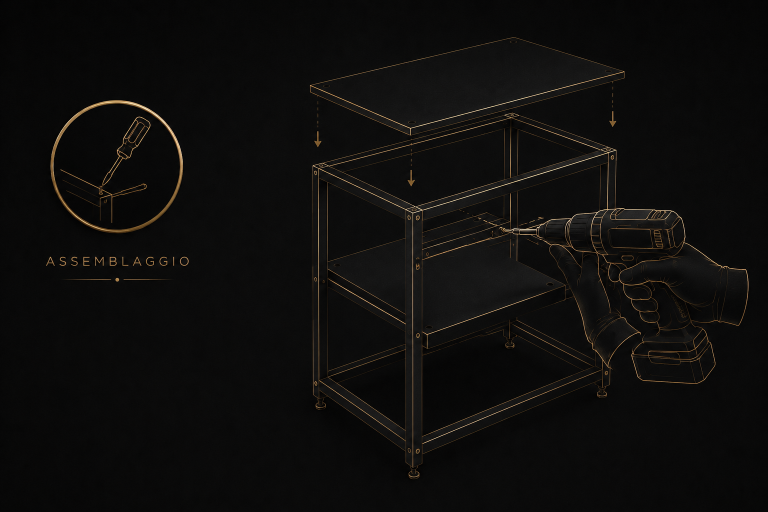
#> input picture assets/images/assemblaggio.png, 1536 x 1024 px (shown at 1/2 size); its folder holds 4 pictures in this run
$ python normalize-samples.py
#> lines starting #> are read from the running program, lines starting #| are printed output that depends on the picture
#!/usr/bin/env python3
"""Uniforma la luce dei 29 campioni di finitura per la GRIGLIA del campionario.
Flat-field: divide per la mappa di illuminazione (blur molto ampio), togliendo il gradiente
e tenendo la grana. Serve alla confrontabilita': in griglia il buyer deve leggere il materiale,
non l'inclinazione della lampada.
ponytail: nel visore di dettaglio si usa l'originale non normalizzato (in images/full/) --
quel riflesso direzionale e' il metallo, non un difetto.
"""
import glob, os, subprocess, tempfile
import numpy as np
from PIL import Image, ImageFilter

OUT = "assets/optimized/images/grid"
GRID_W = 560

def spread(a):
    """scarto di luminosita' fra i 4 quadranti, in % del medio"""
    g = a.mean(axis=2) if a.ndim == 3 else a
    h, w = g.shape
    q = [g[:h//2, :w//2].mean(), g[:h//2, w//2:].mean(), g[h//2:, :w//2].mean(), g[h//2:, w//2:].mean()]
    return (max(q) - min(q)) / g.mean() * 100

def flatfield(im):
    rgb = im.convert("RGB")
    illum = np.asarray(rgb.convert("L").filter(
        ImageFilter.GaussianBlur(max(rgb.size) // 6)), dtype=np.float32)
    k = illum.mean() / np.clip(illum, 1, None)
    out = np.asarray(rgb, dtype=np.float32) * k[:, :, None]
    return Image.fromarray(np.clip(out, 0, 255).astype(np.uint8))

os.makedirs(OUT, exist_ok=True)
files = sorted(f for f in glob.glob("assets/images/*.png") if Image.open(f).mode == "RGBA")
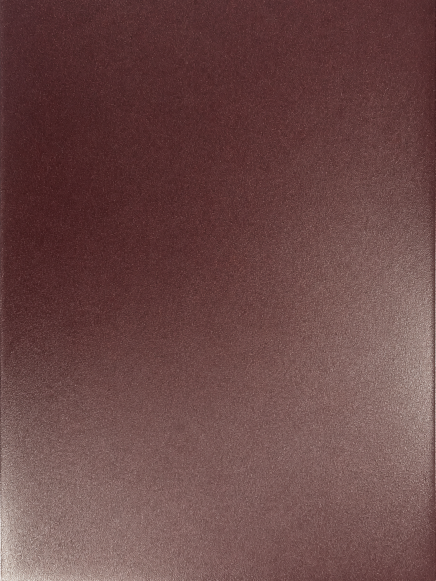
#> input picture assets/images/borgognamaterico.png, 872 x 1162 px (shown at 1/2 size)
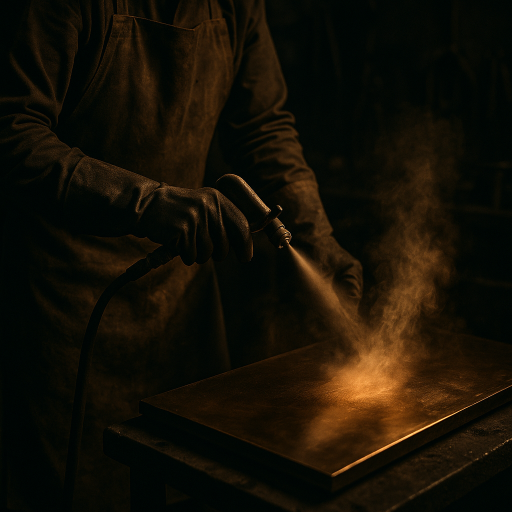
#> input picture assets/images/bronzatura.png, 1024 x 1024 px (shown at 1/2 size)
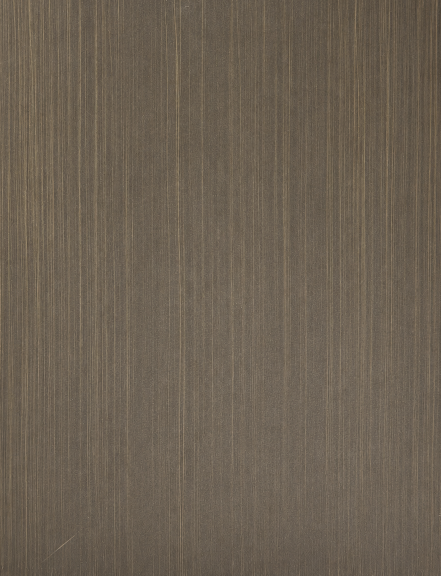
#> input picture assets/images/bronzoantico.png, 882 x 1151 px (shown at 1/2 size)
#> files = 2 items
print(f"{'campione':26s} {'prima':>7s} {'dopo':>7s}")
for f in files:
    name = os.path.splitext(os.path.basename(f))[0]
    im = Image.open(f).convert("RGB")
    im = im.resize((GRID_W, round(im.height * GRID_W / im.width)), Image.LANCZOS)
#> im: PIL image 560x746 RGB
    before = spread(np.asarray(im, dtype=np.float32))
#> in spread, `g = a.mean(axis=2) if a.ndim == 3 else a`:
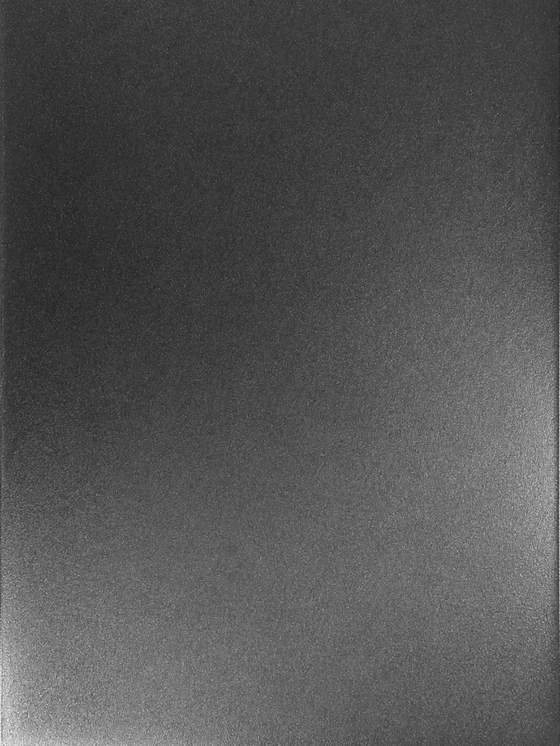
#> g: shape (746, 560) float32; min 34, max 246.3, mean 83.6
#> in spread, `q = [g[:h//2, :w//2].mean(), g[:h//2, w//2:].mean(), g[h//2:, :w//2].m..`: q = [56.57, 74.3, 99.37, 104.1]
#> before = 56.83
    fixed = flatfield(im)
#> in flatfield, `k = illum.mean() / np.clip(illum, 1, None)`:
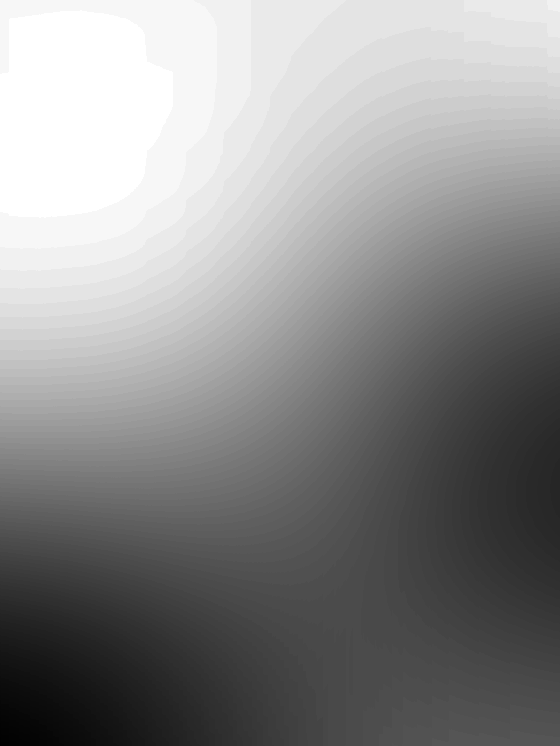
#> k: shape (746, 560) float32; min 0.569, max 1.47, mean 1.07; drawn with min black and max white
#> in flatfield, `out = np.asarray(rgb, dtype=np.float32) * k[:, :, None]`:
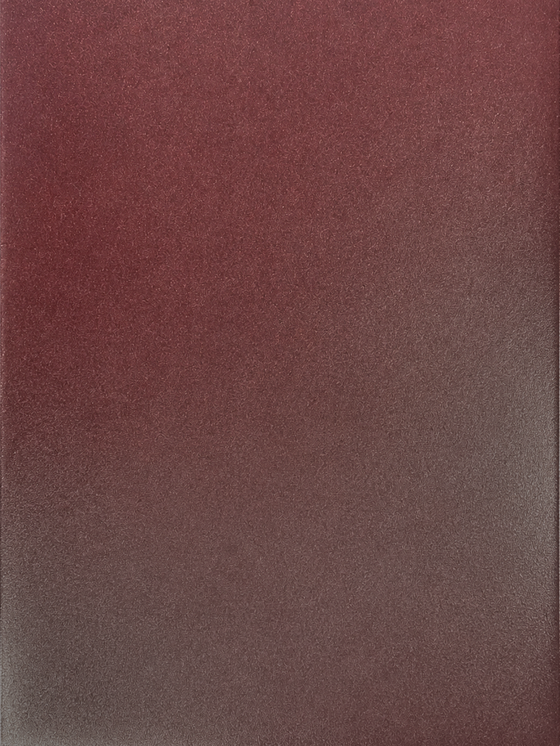
#> out: shape (746, 560, 3) float32; mean R, G, B 108.3, 70.6, 69.8
    after = spread(np.asarray(fixed, dtype=np.float32))
#> in spread (call 2), `g = a.mean(axis=2) if a.ndim == 3 else a`:
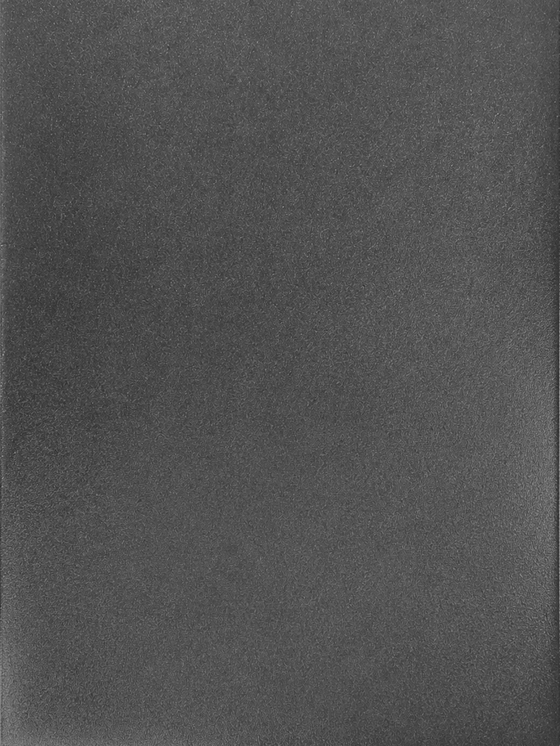
#> g: shape (746, 560) float32; min 41, max 161, mean 82.4
#> in spread (call 2), `q = [g[:h//2, :w//2].mean(), g[:h//2, w//2:].mean(), g[h//2:, :w//2].m..`: q = [77.99, 84.73, 82.19, 84.68]
#> after = 8.18

    with tempfile.NamedTemporaryFile(suffix=".png", delete=False) as t:
        fixed.save(t.name)
    subprocess.run(["ffmpeg", "-hide_banner", "-v", "error", "-i", t.name,
                    "-c:v", "libaom-av1", "-still-picture", "1", "-crf", "34",
                    "-cpu-used", "6", "-pix_fmt", "yuv420p", f"{OUT}/{name}.avif", "-y"], check=True)
#> (this line was passed over: subprocess is not available in this run)
    os.unlink(t.name)
    fixed.save(f"{OUT}/{name}.webp", quality=80, method=6)
    print(f"{name:26s} {before:6.0f}% {after:6.0f}%")
#| borgognamaterico               57%      8%

tot = sum(os.path.getsize(p) for p in glob.glob(f"{OUT}/*.avif"))
print(f"\n{len(files)} campioni normalizzati -> {tot/1024:.0f} KB in AVIF (media {tot/1024/len(files):.1f} KB)")
#| 2 campioni normalizzati -> 0 KB in AVIF (media 0.0 KB)
